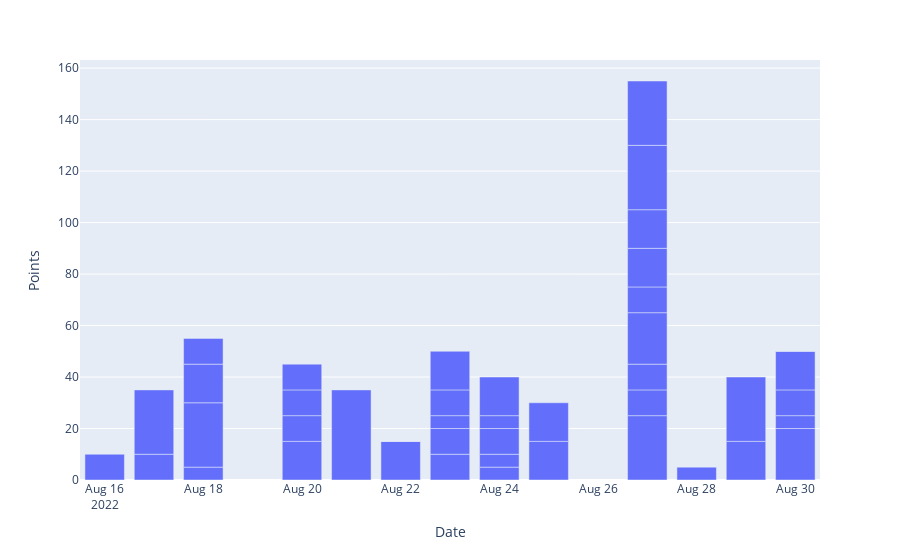

The notebook cell this image was saved under:
### Code cell
fig = px.bar(x_trtr, x='Date', y='Points')
fig.show()

### Figure 1 — Plotly figure (JSON) as saved in the notebook; plotly's stock layout.template omitted (floating-point values rounded to 4 significant figures)
{"data": [{"alignmentgroup": "True", "hovertemplate": "Date=%{x}<br>Points=%{y}<extra></extra>", "legendgroup": "", "marker": {"color": "#636efa", "pattern": {"shape": ""}}, "name": "", "offsetgroup": "", "orientation": "v", "showlegend": false, "textposition": "auto", "type": "bar", "x": ["2022-08-16T00:00:00", "2022-08-17T00:00:00", "2022-08-17T00:00:00", "2022-08-18T00:00:00", "2022-08-18T00:00:00", "2022-08-18T00:00:00", "2022-08-18T00:00:00", "2022-08-20T00:00:00", "2022-08-20T00:00:00", "2022-08-20T00:00:00", "2022-08-20T00:00:00", "2022-08-21T00:00:00", "2022-08-22T00:00:00", "2022-08-22T00:00:00", "2022-08-23T00:00:00", "2022-08-23T00:00:00", "2022-08-23T00:00:00", "2022-08-23T00:00:00", "2022-08-23T00:00:00", "2022-08-24T00:00:00", "2022-08-24T00:00:00", "2022-08-24T00:00:00", "2022-08-24T00:00:00", "2022-08-24T00:00:00", "2022-08-25T00:00:00", "2022-08-25T00:00:00", "2022-08-27T00:00:00", "2022-08-27T00:00:00", "2022-08-27T00:00:00", "2022-08-27T00:00:00", "2022-08-27T00:00:00", "2022-08-27T00:00:00", "2022-08-27T00:00:00", "2022-08-27T00:00:00", "2022-08-27T00:00:00", "2022-08-28T00:00:00", "2022-08-29T00:00:00", "2022-08-29T00:00:00", "2022-08-30T00:00:00", "2022-08-30T00:00:00", "2022-08-30T00:00:00", "2022-08-30T00:00:00", "2022-08-30T00:00:00"], "xaxis": "x", "y": [10, 10, 25, 5, 25, 15, 10, 15, 10, 10, 10, 35, 15, 0, 10, 10, 5, 10, 15, 5, 5, 10, 5, 15, 15, 15, 25, 10, 10, 20, 10, 15, 15, 25, 25, 5, 15, 25, 20, 5, 10, 15, 0], "yaxis": "y"}], "layout": {"barmode": "relative", "legend": {"tracegroupgap": 0}, "margin": {"t": 60}, "xaxis": {"anchor": "y", "domain": [0, 1], "title": {"text": "Date"}}, "yaxis": {"anchor": "x", "domain": [0, 1], "title": {"text": "Points"}}}}
